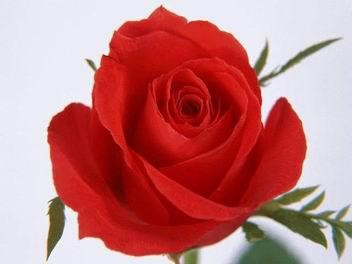
#> input picture 实验4/flower3.jpg, 352 x 264 px
$ python drawcount.py
#> lines starting #> are read from the running program, lines starting #| are printed output that depends on the picture
import cv2
import numpy as np
from matplotlib import pyplot as plt

img = cv2.imread('flower3.jpg',0)
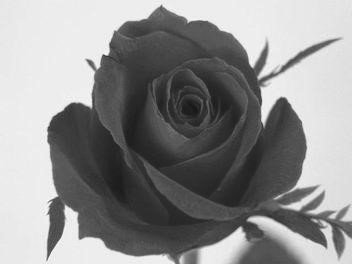
#> img: shape (264, 352); min 21, max 255, mean 143.9
#flatten() 将数组变成一维
hist,bins = np.histogram(img.flatten(),256,[0,256])
#> hist = 256 values, max 9410 at index 237, min 0 at index 0, mean 363; bins = 257 values from 0 to 256
# 计算累积分布图
cdf = hist.cumsum()
#> cdf = 256 values from 0 to 92928
cdf_normalized = cdf * hist.max()/cdf.max()
#> cdf_normalized = 256 values from 0 to 9410

plt.plot(cdf_normalized, color = 'b')
plt.hist(img.flatten(),256,[0,256], color = 'r')
plt.xlim([0,256])
plt.legend(('cdf','histogram'), loc = 'upper left')
plt.show()
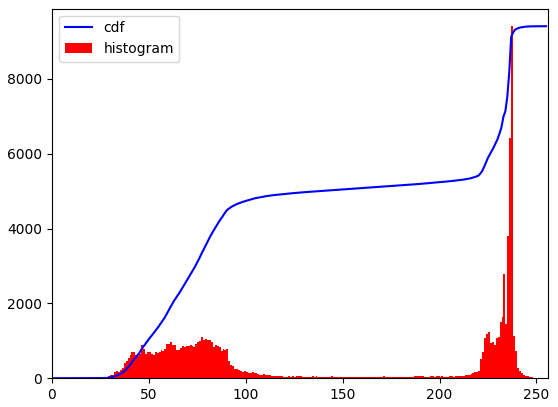
#> figure drawn by matplotlib, 1 panel; tallest bar 9410 high, from x = 237 to 238; curve peaks at x = 255, y = 9410

$ run again, with 实验4/flower2.jpg copied over 实验4/flower3.jpg
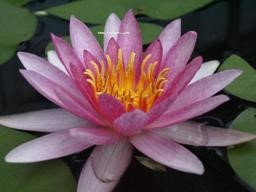
#> input picture 实验4/flower2.jpg, 256 x 192 px
#> `img = cv2.imread('flower3.jpg',0)`:
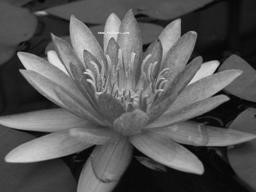
#> img: shape (192, 256); min 0, max 232, mean 87.1
#> hist = 256 values, max 969 at index 10, min 0 at index 233, mean 192; bins = 257 values from 0 to 256
#> cdf = 256 values from 13 to 49152
#> cdf_normalized = 256 values from 0.256 to 969
#> `plt.show()`:
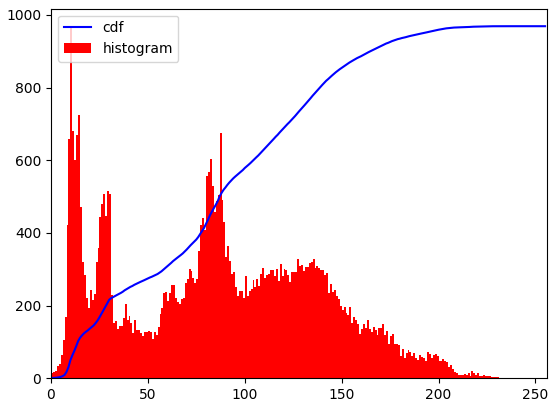
#> figure drawn by matplotlib, 1 panel; tallest bar 969 high, from x = 10 to 11; curve peaks at x = 232, y = 969
